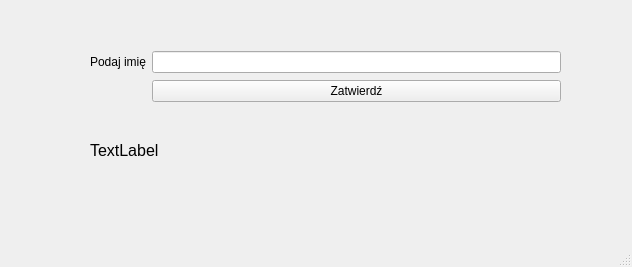
<?xml version="1.0" encoding="UTF-8"?>
<ui version="4.0">
 <class>MainWindow</class>
 <widget class="QMainWindow" name="MainWindow">
  <property name="geometry">
   <rect>
    <x>0</x>
    <y>0</y>
    <width>632</width>
    <height>267</height>
   </rect>
  </property>
  <property name="windowTitle">
   <string>okno_main</string>
  </property>
  <widget class="QWidget" name="centralwidget">
   <widget class="QWidget" name="gridLayoutWidget">
    <property name="geometry">
     <rect>
      <x>90</x>
      <y>50</y>
      <width>471</width>
      <height>54</height>
     </rect>
    </property>
    <layout class="QGridLayout" name="gridLayout">
     <item row="0" column="1">
      <widget class="QLineEdit" name="lineEdit"/>
     </item>
     <item row="0" column="0">
      <widget class="QLabel" name="label">
       <property name="text">
        <string>Podaj imię</string>
       </property>
      </widget>
     </item>
     <item row="1" column="1">
      <widget class="QPushButton" name="pushButton">
       <property name="text">
        <string>Zatwierdź</string>
       </property>
      </widget>
     </item>
    </layout>
   </widget>
   <widget class="QLabel" name="label_2">
    <property name="geometry">
     <rect>
      <x>90</x>
      <y>110</y>
      <width>381</width>
      <height>81</height>
     </rect>
    </property>
    <property name="font">
     <font>
      <pointsize>12</pointsize>
     </font>
    </property>
    <property name="text">
     <string>TextLabel</string>
    </property>
   </widget>
  </widget>
  <widget class="QMenuBar" name="menubar">
   <property name="geometry">
    <rect>
     <x>0</x>
     <y>0</y>
     <width>632</width>
     <height>22</height>
    </rect>
   </property>
  </widget>
  <widget class="QStatusBar" name="statusbar"/>
 </widget>
 <resources/>
 <connections/>
</ui>
